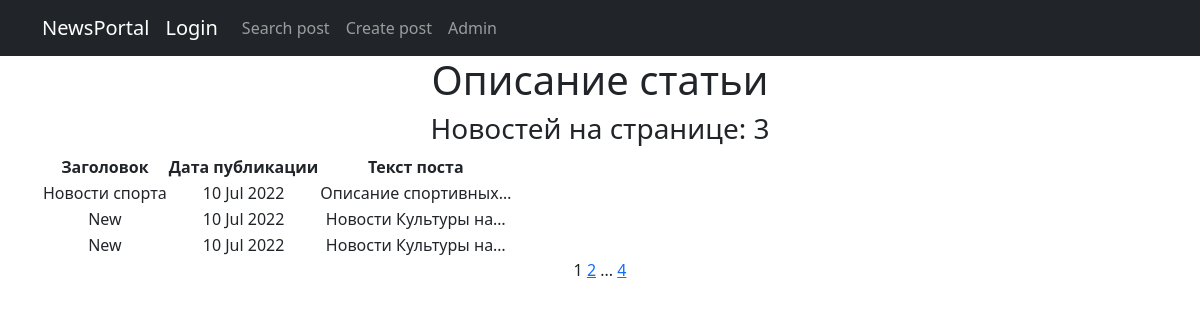
Page /news/ on the committed database.
### news/models.py (models this page shows, shortened)
class Post(models.Model):
    author = models.ForeignKey(Author, on_delete=models.CASCADE)
    NEWS = 'NW'
    ARTICLE = 'AR'
    CATEGORY_CHOICES = (
        (NEWS, 'Новость'),
        (ARTICLE, 'Статья'),
    )
    categoryType = models.CharField(max_length=2, choices=CATEGORY_CHOICES, default=ARTICLE)
    dateCreation = models.DateTimeField(auto_now_add=True)
    postCategory = models.ManyToManyField(Category, through='PostCategory')
    title = models.CharField(max_length=128)
    text = models.TextField()
    rating = models.SmallIntegerField(default=0)
    class Meta:
        verbose_name = 'Посты'
        verbose_name_plural = 'Посты'

### news/views.py (the view)
# urls.py: path('', PostsList.as_view(), name='post_list'),
class PostsList(ListView):
    model = Post
    permission_required = (
        'news.view_post',
    )
    template_name = 'news.html'
    context_object_name = 'news'
    paginate_by = 3
    def get_queryset(self):
        queryset = super().get_queryset()
        self.filterset = PostFilter(self.request.GET, queryset)
        return self.filterset.qs

### news/templatetags/custom_filters.py (called while the page is built)
@register.filter()
def censor(text):
    new_text = re.sub(r'[^\w\s]', '', text)
    word_list = new_text.strip().split()
    new_stop_list = [x.lower() for x in WORDS_TO_CATCH]
    for word in word_list:
        word_len = len(word)
        if (word.lower() in new_stop_list) or (
                (word.lower()[-1] == 's') and (word.lower()[:word_len - 1] in new_stop_list)):
            substitute = word[0] + '*' * (len(word) - 2) + word[-1]  # about -> a***t
            text = text.replace(word, substitute)
    return text

### templates/news.html (shortened to what this page needs)
{% extends 'flatpages/default.html' %}
{% load custom_filters %}
{% block content %}
<h1>Описание статьи</h1>
{% if news %}
<h3>Новостей на странице: {{ news | length }}</h3>
    <table>
        <tr>
            <th>Заголовок</th>
            <th>Дата публикации</th>
            <th>Текст поста</th>
        </tr>
        {% for new in news %}
        <tr>
            <td>{{ new.title|censor }}</td>
            <td>{{ new.dateCreation|date:'d M Y' }}</td>
            <td>{{ new.text|truncatechars:20|censor}}</td>
        </tr>
        {% endfor %}
    </table>
    {% else %}
    <h2> Новостей нет </h2>
    {% endif %}
   {{ page_obj.number }}
   {% if page_obj.has_next %}
       <a href="?page={{ page_obj.next_page_number }}">{{ page_obj.next_page_number }}</a>
       {% if paginator.num_pages != page_obj.next_page_number %}
           ...
           <a href="?page={{ page_obj.paginator.num_pages }}">{{ page_obj.paginator.num_pages }}</a>
       {% endif %}
   {% endif %}
{% endblock content %}

### rows in the picture
Post: title|censor "Новости спорта", dateCreation "10 Jul 2022", text|censor "Описание спортивных…"
Post: title|censor "New", dateCreation "10 Jul 2022", text|censor "Новости Культуры на…"
Post: title|censor "New", dateCreation "10 Jul 2022", text|censor "Новости Культуры на…"

### other values in the picture
{{ news | length }} "3"
{{ page_obj.number }} "1"
{{ page_obj.next_page_number }} "2"
{{ page_obj.paginator.num_pages }} "4"
